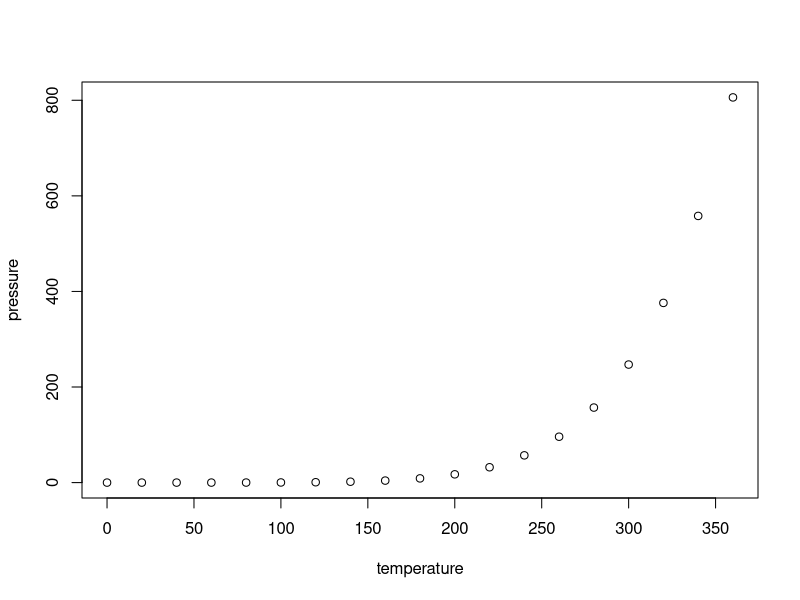
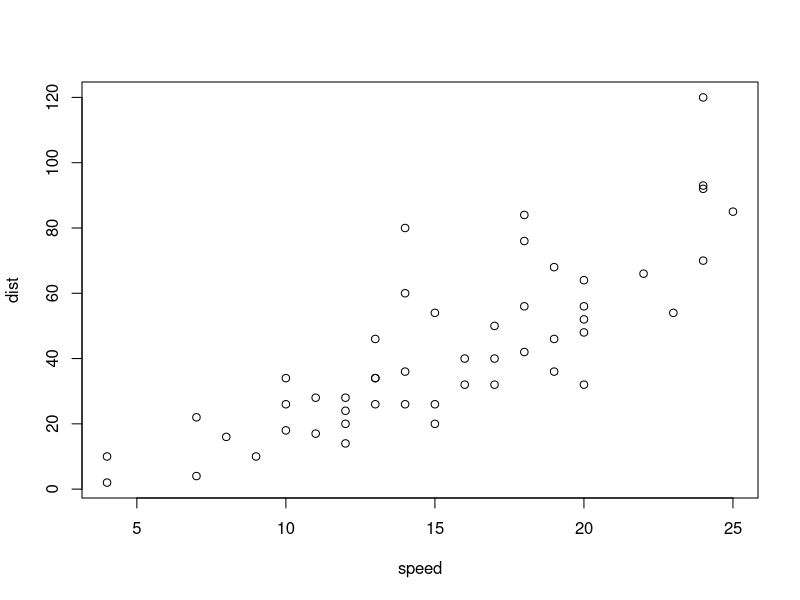
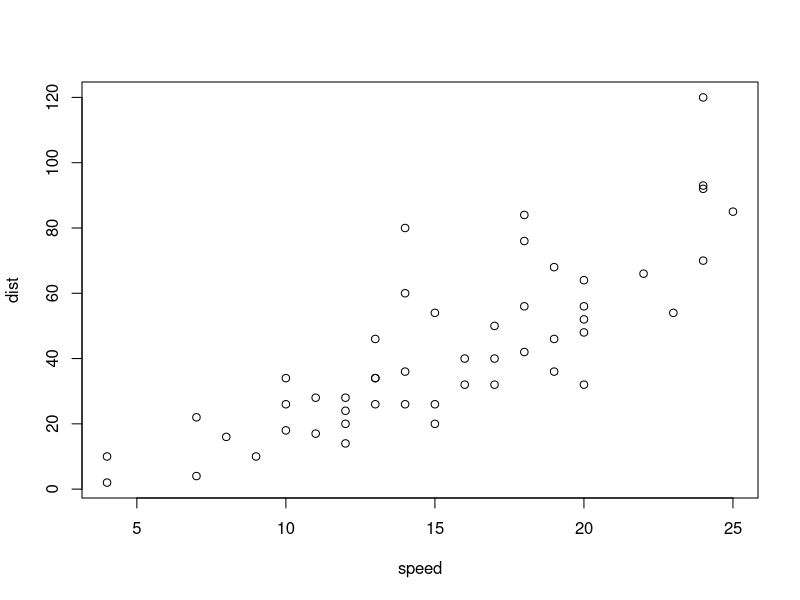

R code for these plots, in order:
## ---- chunk 1
knitr::opts_chunk$set(echo = FALSE)
## ---- chunk 2
summary(cars)
## ---- chunk 3
plot(pressure)
## ---- chunk 4
head(cars)

## ---- chunk 5
knitr::kable(head(cars) )

## ---- chunk 6
model <- lm(speed ~ dist, data = cars)
model$coefficients
library("broom")
tidy(model)
knitr::kable(tidy(model))

summary(model)
knitr::kable(glance(model))

## ---- chunk 7

plot(cars)
## ---- chunk 8

plot(cars)
